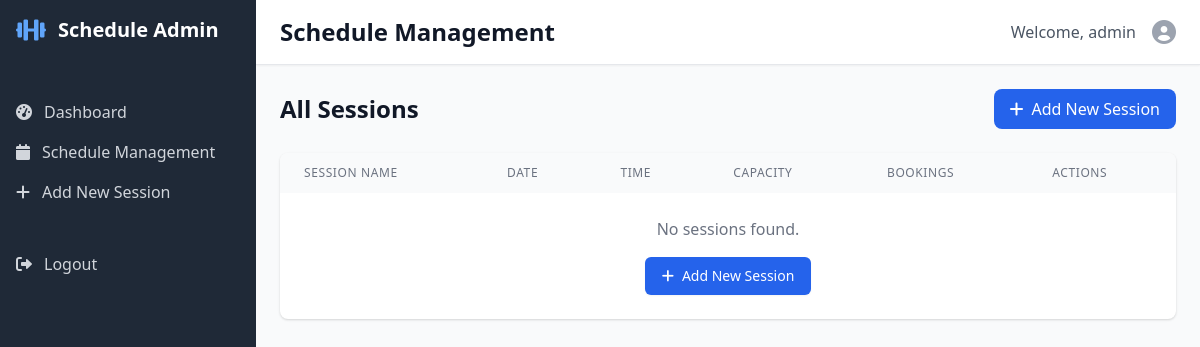
Page /schedule (signed in) on the earlier database version.
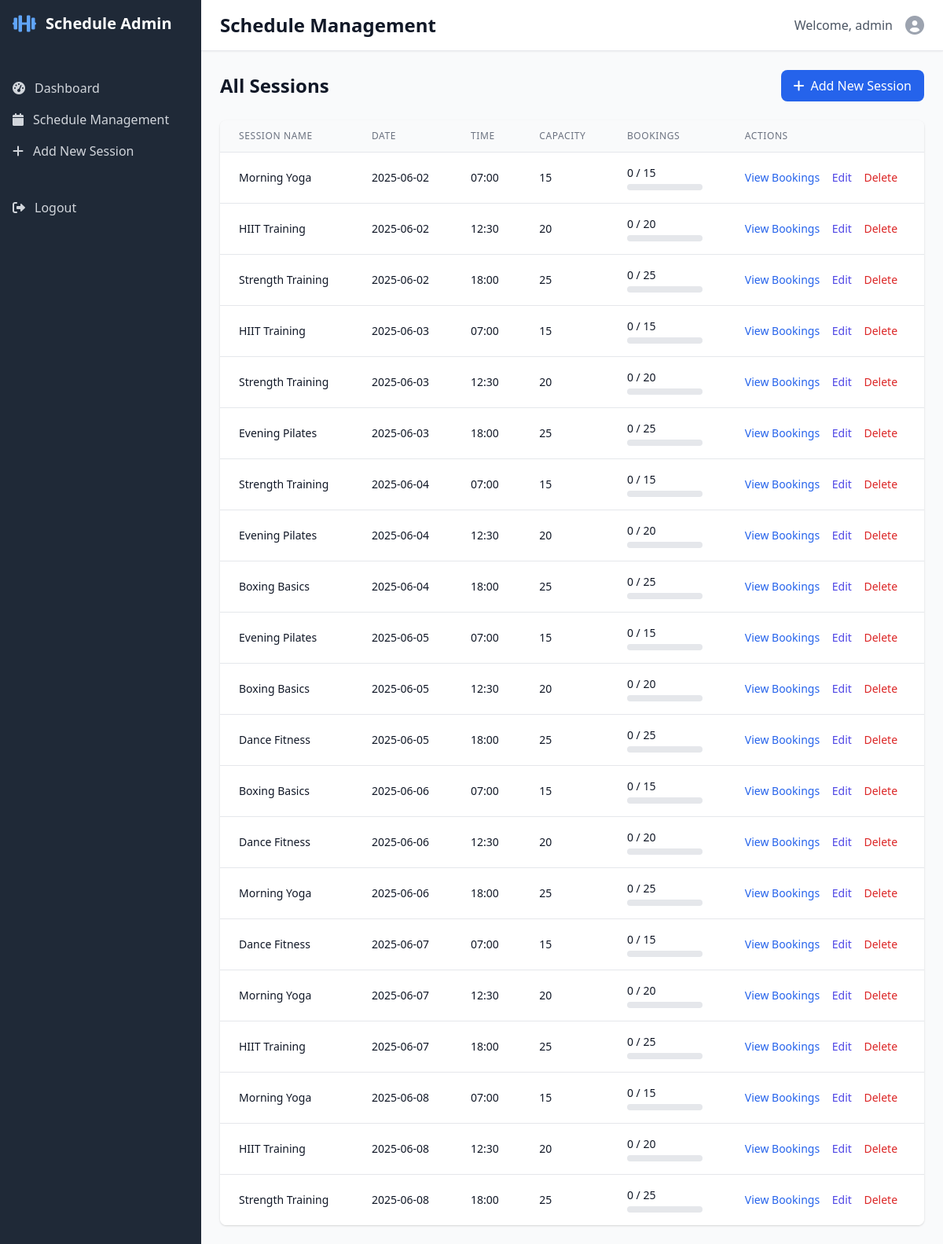
Same page on the later database version.
### tables this page shows
CREATE TABLE schedule (
            id INTEGER PRIMARY KEY AUTOINCREMENT,
            name TEXT NOT NULL,
            date TEXT NOT NULL,
            time TEXT NOT NULL,
            capacity INTEGER DEFAULT 20,
            booked_count INTEGER DEFAULT 0,
            created_at TIMESTAMP DEFAULT CURRENT_TIMESTAMP
        );

### Group 6/src/admin_app.py (the view)
    def decorated_function(*args, **kwargs):
        if 'admin_logged_in' not in session:
            return redirect(url_for('login'))
        return f(*args, **kwargs)

### Group 6/src/admin_app.py (called while the page is built)
def admin_required(f):
    def decorated_function(*args, **kwargs):
        if 'admin_logged_in' not in session:
            return redirect(url_for('login'))
        return f(*args, **kwargs)
    decorated_function.__name__ = f.__name__
    return decorated_function

@app.route('/schedule')
@admin_required
def schedule():
    all_schedules = db.get_all_schedules()
    return render_template('admin_schedule.html', schedules=all_schedules)

### Group 6/src/gym_database.py (called while the page is built)
    def get_all_schedules(self):
        self.cursor.execute(
            "SELECT id, name, date, time, capacity, booked_count FROM schedule ORDER BY date, time"
        )
        return self.cursor.fetchall()

### Group 6/src/templates/admin_schedule.html (shortened to what this page needs)
{% extends "admin_base.html" %}
{% block header %}Schedule Management{% endblock %}
{% block content %}
<div class="space-y-6">
    <div class="flex justify-between items-center">
        <h2 class="text-2xl font-bold text-gray-900">All Sessions</h2>
        <a href="/add_schedule" class="bg-blue-600 text-white px-4 py-2 rounded-lg hover:bg-blue-700">
            <i class="fas fa-plus mr-2"></i>Add New Session
        </a>
    </div>
    <div class="bg-white rounded-lg shadow overflow-hidden">
        <div class="overflow-x-auto">
            <table class="min-w-full divide-y divide-gray-200">
                <thead class="bg-gray-50">
                    <tr>
                        <th class="px-6 py-3 text-left text-xs font-medium text-gray-500 uppercase tracking-wider">Session Name</th>
                        <th class="px-6 py-3 text-left text-xs font-medium text-gray-500 uppercase tracking-wider">Date</th>
                        <th class="px-6 py-3 text-left text-xs font-medium text-gray-500 uppercase tracking-wider">Time</th>
                        <th class="px-6 py-3 text-left text-xs font-medium text-gray-500 uppercase tracking-wider">Capacity</th>
                        <th class="px-6 py-3 text-left text-xs font-medium text-gray-500 uppercase tracking-wider">Bookings</th>
                        <th class="px-6 py-3 text-left text-xs font-medium text-gray-500 uppercase tracking-wider">Actions</th>
                    </tr>
                </thead>
                <tbody class="bg-white divide-y divide-gray-200">
                    {% for session in schedules %}
                    <tr>
                        <td class="px-6 py-4 whitespace-nowrap">
                            <div class="text-sm font-medium text-gray-900">{{ session[1] }}</div>
                        </td>
                        <td class="px-6 py-4 whitespace-nowrap">
                            <div class="text-sm text-gray-900">{{ session[2] }}</div>
                        </td>
                        <td class="px-6 py-4 whitespace-nowrap">
                            <div class="text-sm text-gray-900">{{ session[3] }}</div>
                        </td>
                        <td class="px-6 py-4 whitespace-nowrap">
                            <div class="text-sm text-gray-900">{{ session[4] }}</div>
                        </td>
                        <td class="px-6 py-4 whitespace-nowrap">
                            <div class="text-sm text-gray-900">{{ session[5] }} / {{ session[4] }}</div>
                            <div class="w-24 h-2 bg-gray-200 rounded-full mt-1">
                            </div>
                        </td>
                        <td class="px-6 py-4 whitespace-nowrap text-sm font-medium">
                            <a href="/view_bookings/{{ session[0] }}" class="text-blue-600 hover:text-blue-900 mr-3">View Bookings</a>
                            <a href="/edit_schedule/{{ session[0] }}" class="text-indigo-600 hover:text-indigo-900 mr-3">Edit</a>
                            <form method="POST" action="/delete_schedule/{{ session[0] }}" class="inline">
                                <button type="submit" class="text-red-600 hover:text-red-900"
                                        onclick="return confirm('Are you sure you want to delete this session?')">
                                    Delete
                                </button>
                            </form>
                        </td>
                    </tr>
                    {% endfor %}
                </tbody>
            </table>
        </div>
        {% if not schedules %}
        <div class="p-6 text-center">
            <p class="text-gray-500">No sessions found.</p>
            <a href="/add_schedule" class="inline-flex items-center px-4 py-2 mt-4 border border-transparent rounded-md shadow-sm text-sm font-medium text-white bg-blue-600 hover:bg-blue-700">
                <i class="fas fa-plus mr-2"></i>
                Add New Session
            </a>
        </div>
        {% endif %}
    </div>
</div>
{% endblock %}

Differences in the rows shown:
added schedule: name "Morning Yoga", date "2025-06-02", time "07:00", capacity "15", booked_count "0"
added schedule: name "HIIT Training", date "2025-06-02", time "12:30", capacity "20", booked_count "0"
added schedule: name "Strength Training", date "2025-06-02", time "18:00", capacity "25", booked_count "0"
added schedule: name "HIIT Training", date "2025-06-03", time "07:00", capacity "15", booked_count "0"
added schedule: name "Strength Training", date "2025-06-03", time "12:30", capacity "20", booked_count "0"
added schedule: name "Evening Pilates", date "2025-06-03", time "18:00", capacity "25", booked_count "0"
added schedule: name "Strength Training", date "2025-06-04", time "07:00", capacity "15", booked_count "0"
added schedule: name "Evening Pilates", date "2025-06-04", time "12:30", capacity "20", booked_count "0"
added schedule: name "Boxing Basics", date "2025-06-04", time "18:00", capacity "25", booked_count "0"
added schedule: name "Evening Pilates", date "2025-06-05", time "07:00", capacity "15", booked_count "0"
added schedule: name "Boxing Basics", date "2025-06-05", time "12:30", capacity "20", booked_count "0"
added schedule: name "Dance Fitness", date "2025-06-05", time "18:00", capacity "25", booked_count "0"
added schedule: name "Boxing Basics", date "2025-06-06", time "07:00", capacity "15", booked_count "0"
added schedule: name "Dance Fitness", date "2025-06-06", time "12:30", capacity "20", booked_count "0"
added schedule: name "Morning Yoga", date "2025-06-06", time "18:00", capacity "25", booked_count "0"
added schedule: name "Dance Fitness", date "2025-06-07", time "07:00", capacity "15", booked_count "0"
added schedule: name "Morning Yoga", date "2025-06-07", time "12:30", capacity "20", booked_count "0"
added schedule: name "HIIT Training", date "2025-06-07", time "18:00", capacity "25", booked_count "0"
added schedule: name "Morning Yoga", date "2025-06-08", time "07:00", capacity "15", booked_count "0"
added schedule: name "HIIT Training", date "2025-06-08", time "12:30", capacity "20", booked_count "0"
added schedule: name "Strength Training", date "2025-06-08", time "18:00", capacity "25", booked_count "0"
Other differences:
text no longer shown: "No sessions found. Add New Session"
